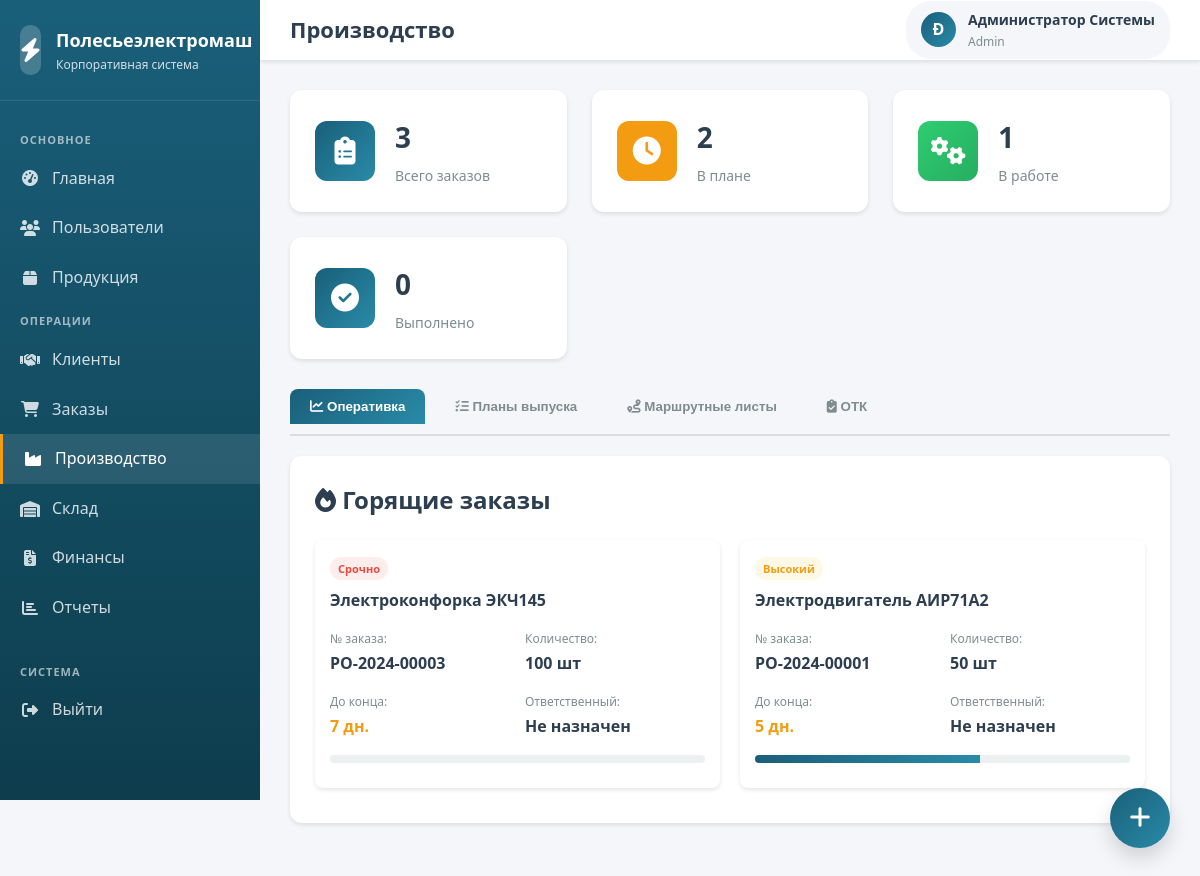
The app's page /modules/production/index.php (signed in) with its own data.
### tables this page shows
CREATE TABLE production_orders (
    id INT AUTO_INCREMENT PRIMARY KEY,
    production_number VARCHAR(50) NOT NULL UNIQUE,
    product_id INT NOT NULL,
    quantity INT NOT NULL,
    planned_start_date DATE,
    planned_end_date DATE,
    actual_start_date DATE,
    actual_end_date DATE,
    status ENUM('planned', 'in_progress', 'completed', 'cancelled', 'on_hold') DEFAULT 'planned',
    priority ENUM('low', 'normal', 'high', 'urgent') DEFAULT 'normal',
    order_source ENUM('customer_order', 'stock_replenishment', 'forecast') DEFAULT 'stock_replenishment',
    source_order_id INT COMMENT 'ID заказа клиента если это заказное производство',
    responsible_user_id INT,
    work_center_id INT,
    notes TEXT,
    created_by INT,
    created_at TIMESTAMP DEFAULT CURRENT_TIMESTAMP,
    updated_at TIMESTAMP DEFAULT CURRENT_TIMESTAMP ON UPDATE CURRENT_TIMESTAMP,
    FOREIGN KEY (product_id) REFERENCES products(id) ON DELETE RESTRICT,
    FOREIGN KEY (responsible_user_id) REFERENCES users(id) ON DELETE SET NULL,
    FOREIGN KEY (work_center_id) REFERENCES work_centers(id) ON DELETE SET NULL,
    FOREIGN KEY (created_by) REFERENCES users(id) ON DELETE SET NULL
);

CREATE TABLE products (
    id INT AUTO_INCREMENT PRIMARY KEY,
    product_code VARCHAR(50) NOT NULL UNIQUE,
    product_name VARCHAR(200) NOT NULL,
    category_id INT,
    description TEXT,
    specifications JSON,
    base_price DECIMAL(10,2) NOT NULL,
    currency VARCHAR(3) DEFAULT 'BYN',
    weight DECIMAL(10,3) DEFAULT 0 COMMENT 'Вес единицы продукции в кг',
    stock_quantity INT DEFAULT 0,
    min_stock_level INT DEFAULT 10,
    is_active TINYINT(1) DEFAULT 1,
    created_at TIMESTAMP DEFAULT CURRENT_TIMESTAMP,
    updated_at TIMESTAMP DEFAULT CURRENT_TIMESTAMP ON UPDATE CURRENT_TIMESTAMP,
    FOREIGN KEY (category_id) REFERENCES product_categories(id) ON DELETE SET NULL
);

### modules/production/index.php (the view, shortened to what this page needs)
<?php
$pdo = getDBConnection();
$current_orders = $pdo->query("
    SELECT po.*, p.product_name, p.product_code, wc.center_name, u.full_name as responsible_name,
           DATEDIFF(po.planned_end_date, CURDATE()) as days_remaining
    FROM production_orders po
    JOIN products p ON po.product_id = p.id
    LEFT JOIN work_centers wc ON po.work_center_id = wc.id
    LEFT JOIN users u ON po.responsible_user_id = u.id
    WHERE po.status IN ('planned', 'in_progress')
    ORDER BY
        FIELD(po.priority, 'urgent', 'high', 'normal', 'low'),
        po.planned_start_date
")->fetchAll();
$stats = $pdo->query("
    SELECT
        COUNT(*) as total_orders,
        SUM(CASE WHEN status = 'planned' THEN 1 ELSE 0 END) as planned_count,
        SUM(CASE WHEN status = 'in_progress' THEN 1 ELSE 0 END) as in_progress_count,
        SUM(CASE WHEN status = 'completed' THEN 1 ELSE 0 END) as completed_count
    FROM production_orders
    WHERE YEAR(created_at) = YEAR(CURDATE())
")->fetch();
?>
<!DOCTYPE html>
<html lang="ru">
<head>
    <link rel="stylesheet" href="../../assets/css/style.css">
    <link rel="stylesheet" href="https://cdnjs.cloudflare.com/ajax/libs/font-awesome/6.4.0/css/all.min.css">
</head>
<body>
    <div class="dashboard-container">
        <aside class="sidebar">
            <div class="sidebar-header">
                <div class="sidebar-logo">
                    <div class="logo-icon"><i class="fas fa-bolt"></i></div>
                    <div class="logo-text"><h2>Полесьеэлектромаш</h2><p>Корпоративная система</p></div>
                </div>
            </div>
            <?php
            include '../../includes/sidebar.php';
            ?>
        </aside>
        <div class="main-content">
            <header class="header">
                <div class="header-title"><h1>Производство</h1></div>
                <div class="user-info">
                    <div class="user-avatar"><?php echo strtoupper(substr($_SESSION['full_name'], 0, 1)); ?></div>
                    <div class="user-details">
                        <span class="user-name"><?php echo htmlspecialchars($_SESSION['full_name']); ?></span>
                        <span class="user-role"><?php echo ucfirst($_SESSION['user_role']); ?></span>
                    </div>
                </div>
            </header>
            <div class="content-area">
                <div class="stats-grid">
                    <div class="stat-card">
                        <div class="stat-icon primary">
                            <i class="fas fa-clipboard-list"></i>
                        </div>
                        <div class="stat-info">
                            <h3><?php echo $stats['total_orders']; ?></h3>
                            <p>Всего заказов</p>
                        </div>
                    </div>
                    <div class="stat-card">
                        <div class="stat-icon warning">
                            <i class="fas fa-clock"></i>
                        </div>
                        <div class="stat-info">
                            <h3><?php echo $stats['planned_count']; ?></h3>
                            <p>В плане</p>
                        </div>
                    </div>
                    <div class="stat-card">
                        <div class="stat-icon success">
                            <i class="fas fa-cogs"></i>
                        </div>
                        <div class="stat-info">
                            <h3><?php echo $stats['in_progress_count']; ?></h3>
                            <p>В работе</p>
                        </div>
                    </div>
                    <div class="stat-card">
                        <div class="stat-icon primary">
                            <i class="fas fa-check-circle"></i>
                        </div>
                        <div class="stat-info">
                            <h3><?php echo $stats['completed_count']; ?></h3>
                            <p>Выполнено</p>
                        </div>
                    </div>
                </div>
                <div class="production-tabs">
                    <button class="tab-btn active" onclick="showTab('dashboard')">
                        <i class="fas fa-chart-line"></i> Оперативка
                    </button>
                    <button class="tab-btn" onclick="showTab('orders')">
                        <i class="fas fa-tasks"></i> Планы выпуска
                    </button>
                    <button class="tab-btn" onclick="showTab('route-sheets')">
                        <i class="fas fa-route"></i> Маршрутные листы
                    </button>
                    <button class="tab-btn" onclick="showTab('quality')">
                        <i class="fas fa-clipboard-check"></i> ОТК
                    </button>
                </div>
                <div id="dashboard" class="tab-content active">
                    <div class="card">
                        <h2><i class="fas fa-fire"></i> Горящие заказы</h2>
                        <div class="kanban-board">
                            <?php foreach ($current_orders as $order): ?>
                                <?php if ($order['days_remaining'] <= 7): ?>
                                <div class="kanban-card">
                                    <span class="priority-badge priority-<?php echo $order['priority']; ?>">
                                        <?php
                                        $priorities = ['urgent' => 'Срочно', 'high' => 'Высокий', 'normal' => 'Нормальный', 'low' => 'Низкий'];
                                        echo $priorities[$order['priority']];
                                        ?>
                                    </span>
                                    <h4><?php echo htmlspecialchars($order['product_name']); ?></h4>
                                    <div class="info-grid">
                                        <div class="info-item">
                                            <label>№ заказа:</label>
                                            <span><?php echo htmlspecialchars($order['production_number']); ?></span>
                                        </div>
                                        <div class="info-item">
                                            <label>Количество:</label>
                                            <span><?php echo $order['quantity']; ?> шт</span>
                                        </div>
                                        <div class="info-item">
                                            <label>До конца:</label>
                                            <span style="color: <?php echo $order['days_remaining'] <= 3 ? '#e74c3c' : '#f39c12'; ?>">
                                                <?php echo $order['days_remaining']; ?> дн.
                                            </span>
                                        </div>
                                        <div class="info-item">
                                            <label>Ответственный:</label>
                                            <span><?php echo $order['responsible_name'] ?: 'Не назначен'; ?></span>
                                        </div>
                                    </div>
                                    <div class="progress-bar">
                                        <div class="progress-fill" style="width: <?php
                                            $total_days = strtotime($order['planned_end_date']) - strtotime($order['planned_start_date']);
                                            $elapsed = time() - strtotime($order['planned_start_date']);
                                            echo min(100, max(0, ($elapsed / $total_days) * 100));
                                        ?>%"></div>
                                    </div>
                                </div>
                                <?php endif; ?>
                            <?php endforeach; ?>
                        </div>
                    </div>
                </div>
                <button class="btn-float" onclick="openModal('createOrderModal')" title="Создать план выпуска">
                    <i class="fas fa-plus"></i>
                </button>
            </div>
        </div>
    </div>
</body>
</html>

### assets/css/style.css (style rules this page uses)
:root { --primary-color: #1a5f7a; --primary-dark: #0d3d4d; --primary-light: #298ba8; --secondary-color: #f39c12; --secondary-dark: #d68910; --accent-color: #27ae60; --danger-color: #e74c3c; --warning-color: #f39c12; --info-color: #3498db; --success-color: #2ecc71; --bg-color: #f5f6fa; --card-bg: #ffffff; --text-primary: #2c3e50; --text-secondary: #7f8c8d; --border-color: #dcdde1; --sidebar-width: 260px; --header-height: 60px; --shadow-sm: 0 2px 4px rgba(0,0,0,0.1); --shadow-md: 0 4px 6px rgba(0,0,0,0.1); --shadow-lg: 0 10px 20px rgba(0,0,0,0.15); --transition: all 0.3s ease; }
* { margin: 0; padding: 0; box-sizing: border-box; }
body { font-family: 'Segoe UI', Tahoma, Geneva, Verdana, sans-serif; background-color: var(--bg-color); color: var(--text-primary); line-height: 1.6; min-height: 100vh; }
.dashboard-container { display: flex; min-height: 100vh; }
.sidebar { width: var(--sidebar-width); background: linear-gradient(180deg, var(--primary-color) 0%, var(--primary-dark) 100%); color: white; position: fixed; height: 100vh; overflow-y: auto; z-index: 1000; transition: var(--transition); }
.sidebar-header { padding: 25px 20px; border-bottom: 1px solid rgba(255,255,255,0.1); }
.sidebar-logo { display: flex; align-items: center; gap: 15px; }
.logo-icon { width: 50px; height: 50px; background: rgba(255,255,255,0.2); border-radius: 10px; display: flex; align-items: center; justify-content: center; font-size: 24px; font-weight: bold; }
.logo-text h2 { font-size: 18px; font-weight: 600; }
.logo-text p { font-size: 12px; opacity: 0.8; }
.main-content { flex: 1; margin-left: var(--sidebar-width); transition: var(--transition); }
.header { background-color: var(--card-bg); height: var(--header-height); display: flex; align-items: center; justify-content: space-between; padding: 0 30px; box-shadow: var(--shadow-sm); position: sticky; top: 0; z-index: 999; }
.header-title h1 { font-size: 22px; color: var(--text-primary); }
.user-info { display: flex; align-items: center; gap: 12px; padding: 8px 15px; background-color: var(--bg-color); border-radius: 25px; }
.user-avatar { width: 35px; height: 35px; background: linear-gradient(135deg, var(--primary-color), var(--primary-light)); border-radius: 50%; display: flex; align-items: center; justify-content: center; color: white; font-weight: bold; }
.user-details { display: flex; flex-direction: column; }
.user-name { font-weight: 600; font-size: 14px; }
.user-role { font-size: 12px; color: var(--text-secondary); }
.content-area { padding: 30px; }
.card { background-color: var(--card-bg); border-radius: 12px; box-shadow: var(--shadow-sm); padding: 25px; margin-bottom: 25px; transition: var(--transition); }
.stats-grid { display: grid; grid-template-columns: repeat(auto-fit, minmax(250px, 1fr)); gap: 25px; margin-bottom: 30px; }
.stat-card { background: var(--card-bg); border-radius: 12px; padding: 25px; box-shadow: var(--shadow-sm); display: flex; align-items: center; gap: 20px; transition: var(--transition); }
.stat-icon { width: 60px; height: 60px; border-radius: 12px; display: flex; align-items: center; justify-content: center; font-size: 28px; }
.stat-icon.primary { background: linear-gradient(135deg, var(--primary-color), var(--primary-light)); color: white; }
.stat-icon.success { background: linear-gradient(135deg, var(--success-color), #27ae60); color: white; }
.stat-icon.warning { background: linear-gradient(135deg, var(--warning-color), #f39c12); color: white; }
.stat-info h3 { font-size: 28px; color: var(--text-primary); margin-bottom: 5px; }
.stat-info p { color: var(--text-secondary); font-size: 14px; }

### records on screen
production_orders: priority "Срочно", product.product_name "Электроконфорка ЭКЧ145", production_number "PO-2024-00003", quantity "100", days_remaining "7", responsible_name "Не назначен"
production_orders: priority "Высокий", product.product_name "Электродвигатель АИР71А2", production_number "PO-2024-00001", quantity "50", days_remaining "5", responsible_name "Не назначен"

### other values on screen
$item['text'] "Главная"
$item['text'] "Пользователи"
$item['text'] "Продукция"
$item['text'] "Клиенты"
$item['text'] "Заказы"
$item['text'] "Производство"
$item['text'] "Склад"
$item['text'] "Финансы"
$item['text'] "Отчеты"
substr($_SESSION['full_name'], 0, 1) "Ð"
$_SESSION['full_name'] "Администратор Системы"
$_SESSION['user_role'] "Admin"
$stats['total_orders'] "3"
$stats['planned_count'] "2"
$stats['in_progress_count'] "1"
